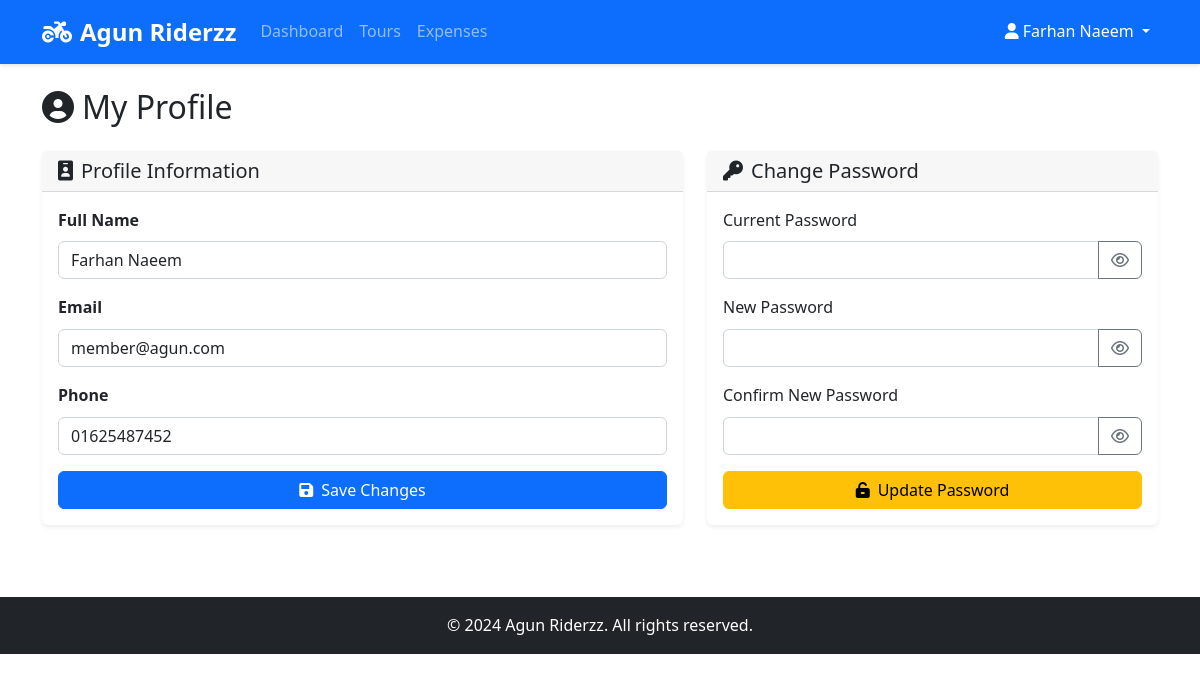
The app's page /profile.php (signed in) with its own data.
### tables this page shows
CREATE TABLE `users` (
  `id` int(11) NOT NULL,
  `name` varchar(100) NOT NULL,
  `email` varchar(100) DEFAULT NULL,
  `phone` varchar(20) DEFAULT NULL,
  `facebook_id` varchar(100) DEFAULT NULL,
  `password` varchar(255) DEFAULT NULL,
  `role` enum('admin','member') DEFAULT 'member',
  `profile_image` varchar(255) DEFAULT NULL,
  `created_at` timestamp NOT NULL DEFAULT current_timestamp(),
  `updated_at` timestamp NOT NULL DEFAULT current_timestamp() ON UPDATE current_timestamp()
);

### includes/functions.php (called while the page is built, shortened)
<?php
function getUserById($user_id) {
    $pdo = getDBConnection();
    $stmt = $pdo->prepare("SELECT * FROM users WHERE id = ?");
    $stmt->execute([$user_id]);
    return $stmt->fetch();
}
?>

### profile.php (the view, shortened to what this page needs)
<?php
require_once 'includes/functions.php';
$userId = $_SESSION['user_id'];
$user = getUserById($userId);
?>
<!DOCTYPE html>
<html lang="en">
<head>
    <link href="https://cdn.jsdelivr.net/npm/bootstrap@5.3.0/dist/css/bootstrap.min.css" rel="stylesheet">
    <link href="https://cdnjs.cloudflare.com/ajax/libs/font-awesome/6.0.0/css/all.min.css" rel="stylesheet">
    <link href="assets/css/style.css" rel="stylesheet">
</head>
<body>
    <nav class="navbar navbar-expand-lg navbar-dark bg-primary">
        <div class="container">
            <a class="navbar-brand" href="index.php">
                <i class="fas fa-motorcycle me-2"></i>Agun Riderzz
            </a>
            <div class="collapse navbar-collapse" id="navbarNav">
                <ul class="navbar-nav me-auto">
                    <li class="nav-item">
                        <a class="nav-link" href="index.php">Dashboard</a>
                    </li>
                    <li class="nav-item">
                        <a class="nav-link" href="tours.php">Tours</a>
                    </li>
                    <li class="nav-item">
                        <a class="nav-link" href="expenses.php">Expenses</a>
                    </li>
                </ul>
                <ul class="navbar-nav">
                    <li class="nav-item dropdown">
                        <a class="nav-link dropdown-toggle active" href="#" id="navbarDropdown" role="button" data-bs-toggle="dropdown">
                            <i class="fas fa-user me-1"></i><?php echo htmlspecialchars($user['name']); ?>
                        </a>
                    </li>
                </ul>
            </div>
        </div>
    </nav>
    <div class="container mt-4">
        <div class="row mb-4">
            <div class="col-12 d-flex justify-content-between align-items-center">
                <h2 class="mb-0">
                    <i class="fas fa-user-circle me-2"></i>My Profile
                </h2>
            </div>
        </div>
        <div class="row">
            <div class="col-lg-7 mb-4">
                <div class="card profile-card">
                    <div class="card-header">
                        <h5 class="mb-0"><i class="fas fa-id-badge me-2"></i>Profile Information</h5>
                    </div>
                    <div class="card-body">
                        <form method="POST" action="" class="needs-validation" novalidate>
                            <div class="mb-3">
                                <label for="name" class="form-label">Full Name</label>
                                <input type="text" class="form-control" id="name" name="name" required
                                       value="<?php echo htmlspecialchars($user['name'] ?? ''); ?>">
                            </div>
                            <div class="mb-3">
                                <label for="email" class="form-label">Email</label>
                                <input type="email" class="form-control" id="email" name="email" required
                                       value="<?php echo htmlspecialchars($user['email'] ?? ''); ?>">
                            </div>
                            <div class="mb-3">
                                <label for="phone" class="form-label">Phone</label>
                                <input type="tel" class="form-control" id="phone" name="phone" required
                                       placeholder="01XXXXXXXXX"
                                       value="<?php echo htmlspecialchars($user['phone'] ?? ''); ?>">
                            </div>
                            <div class="d-grid">
                                <button type="submit" class="btn btn-primary">
                                    <i class="fas fa-save me-2"></i>Save Changes
                                </button>
                            </div>
                        </form>
                    </div>
                </div>
            </div>
            <div class="col-lg-5 mb-4">
                <div class="card">
                    <div class="card-header">
                        <h5 class="mb-0"><i class="fas fa-key me-2"></i>Change Password</h5>
                    </div>
                    <div class="card-body">
                        <form method="POST" action="" class="needs-validation" novalidate>
                            <div class="mb-3">
                                <label for="current_password" class="form-label">Current Password</label>
                                <div class="input-group">
                                    <input type="password" class="form-control" id="current_password" name="current_password" required>
                                    <button type="button" class="btn btn-outline-secondary toggle-password" data-target="#current_password" aria-label="Show password" title="Show password"><i class="far fa-eye"></i></button>
                                </div>
                            </div>
                            <div class="mb-3">
                                <label for="new_password" class="form-label">New Password</label>
                                <div class="input-group">
                                    <input type="password" class="form-control" id="new_password" name="new_password" minlength="6" required>
                                    <button type="button" class="btn btn-outline-secondary toggle-password" data-target="#new_password" aria-label="Show password" title="Show password"><i class="far fa-eye"></i></button>
                                </div>
                            </div>
                            <div class="mb-3">
                                <label for="confirm_password" class="form-label">Confirm New Password</label>
                                <div class="input-group">
                                    <input type="password" class="form-control" id="confirm_password" name="confirm_password" minlength="6" required>
                                    <button type="button" class="btn btn-outline-secondary toggle-password" data-target="#confirm_password" aria-label="Show password" title="Show password"><i class="far fa-eye"></i></button>
                                </div>
                            </div>
                            <div class="d-grid">
                                <button type="submit" class="btn btn-warning">
                                    <i class="fas fa-unlock-alt me-2"></i>Update Password
                                </button>
                            </div>
                        </form>
                    </div>
                </div>
            </div>
        </div>
    </div>
    <footer class="bg-dark text-white text-center py-3 mt-5">
        <div class="container">
            <p class="mb-0">&copy; 2024 Agun Riderzz. All rights reserved.</p>
        </div>
    </footer>
</body>
</html>

### assets/css/style.css (style rules this page uses)
:root { --primary-color: #0d6efd; --secondary-color: #6c757d; --success-color: #198754; --danger-color: #dc3545; --warning-color: #ffc107; --info-color: #0dcaf0; --light-color: #f8f9fa; --dark-color: #212529; }
body { font-family: 'Segoe UI', Tahoma, Geneva, Verdana, sans-serif; line-height: 1.6; }
.card { border: none; box-shadow: 0 0.125rem 0.25rem rgba(0, 0, 0, 0.075); transition: all 0.3s ease; }
.card-header { border-bottom: 1px solid rgba(0, 0, 0, 0.125); background-color: rgba(0, 0, 0, 0.03); }
.btn { border-radius: 0.375rem; font-weight: 500; transition: all 0.2s ease; }
.navbar { box-shadow: 0 2px 4px rgba(0, 0, 0, 0.1); }
.navbar-brand { font-weight: 700; font-size: 1.5rem; }
.nav-link { font-weight: 500; transition: color 0.2s ease; }
.form-control, .form-select { border-radius: 0.375rem; border: 1px solid #ced4da; transition: border-color 0.15s ease-in-out, box-shadow 0.15s ease-in-out; }
.form-label { font-weight: 500; color: var(--dark-color); }
footer { margin-top: auto; }

### profile.php (style rules this page uses)
.profile-card .form-label { font-weight: 600; }

### records on screen
users: name "Farhan Naeem", email "member@agun.com", phone "01625487452"
